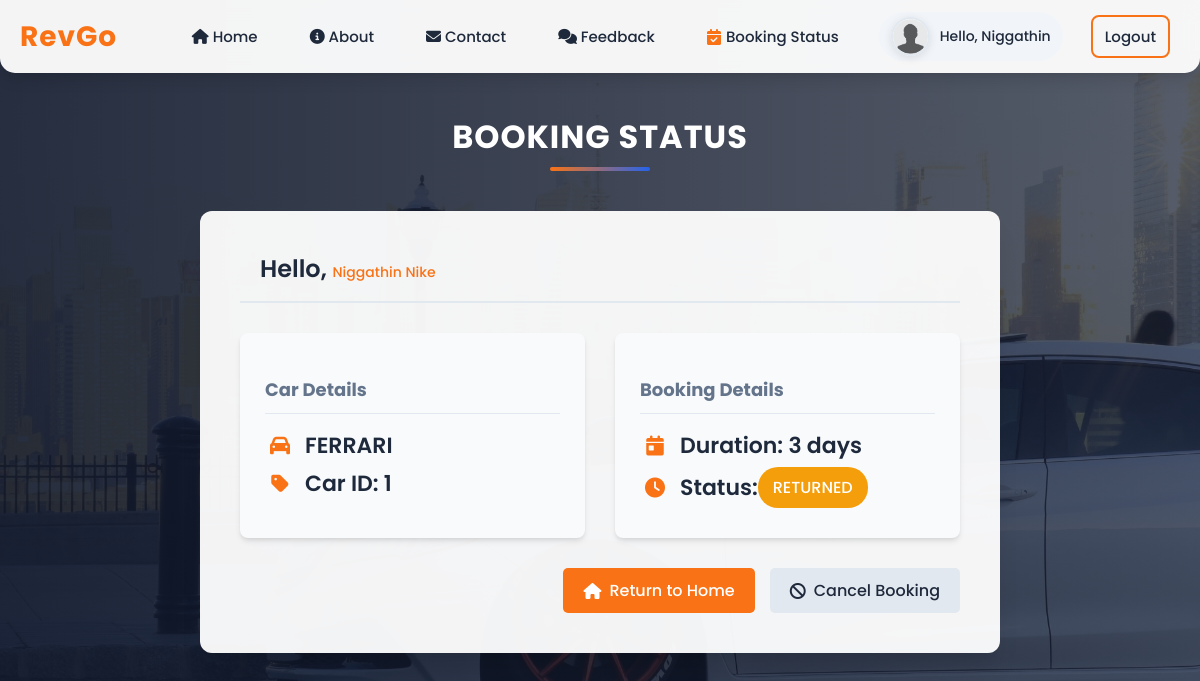
Page /bookinstatus.php (signed in) on the committed database.
### tables this page shows
CREATE TABLE `users` (
  `FNAME` varchar(255) NOT NULL,
  `LNAME` varchar(255) NOT NULL,
  `EMAIL` varchar(255) NOT NULL,
  `LIC_NUM` varchar(255) NOT NULL,
  `PHONE_NUMBER` bigint(11) NOT NULL,
  `PASSWORD` varchar(255) NOT NULL,
  `GENDER` varchar(255) NOT NULL
);

CREATE TABLE `cars` (
  `CAR_ID` int(11) NOT NULL,
  `CAR_NAME` varchar(255) NOT NULL,
  `FUEL_TYPE` varchar(255) NOT NULL,
  `CAPACITY` int(11) NOT NULL,
  `PRICE` int(11) NOT NULL,
  `CAR_IMG` varchar(255) NOT NULL,
  `AVAILABLE` varchar(255) NOT NULL
);

CREATE TABLE `booking` (
  `BOOK_ID` int(11) NOT NULL,
  `CAR_ID` int(11) NOT NULL,
  `EMAIL` varchar(255) NOT NULL,
  `BOOK_PLACE` varchar(255) NOT NULL,
  `BOOK_DATE` date NOT NULL,
  `DURATION` int(11) NOT NULL,
  `PHONE_NUMBER` bigint(20) NOT NULL,
  `DESTINATION` varchar(255) NOT NULL,
  `RETURN_DATE` date NOT NULL,
  `PRICE` int(11) NOT NULL,
  `BOOK_STATUS` varchar(255) NOT NULL DEFAULT 'UNDER PROCESSING'
);

### bookinstatus.php (the view, shortened to what this page needs)
<?php
    require_once('connection.php');
    $email = $_SESSION['email'] ?? '';
    $sql="select * from booking where EMAIL='$email' order by BOOK_ID DESC LIMIT 1";
    $name = mysqli_query($con,$sql);
    $rows=mysqli_fetch_assoc($name);
    $sql2="select * from users where EMAIL='$email'";
    $name2 = mysqli_query($con,$sql2);
    $rows2=mysqli_fetch_assoc($name2);
    if($rows==null){
        echo '<script>alert("THERE ARE NO BOOKING DETAILS")</script>';
        echo '<script> window.location.href = "cardetails.php";</script>';
    }
    else{
    $car_id=$rows['CAR_ID'];
    $sql3="select * from cars where CAR_ID='$car_id'";
    $name3 = mysqli_query($con,$sql3);
    $rows3=mysqli_fetch_assoc($name3);
    }
?>
<!DOCTYPE html>
<html lang="en">
<head>
    <link rel="stylesheet" href="css/navbar.css">
    <link rel="stylesheet" href="https://cdnjs.cloudflare.com/ajax/libs/font-awesome/6.4.0/css/all.min.css">
</head>
<body>
    <?php include('navbar.php'); ?>
    <h1 class="page-title">Booking Status</h1>
    <?php if($rows==null): ?>
    <div class="booking-container no-bookings">
        <h2>No Booking Details Available</h2>
        <p>You haven't made any bookings yet. Explore our car selection and book your first ride!</p>
        <a href="cardetails.php" class="action-btn primary"><i class="fas fa-car"></i> Browse Cars</a>
    </div>
    <?php else: ?>
    <div class="booking-container">
        <div class="booking-header">
            <div class="user-greeting">Hello, <span class="user-name"><?php echo $rows2['FNAME']." ".$rows2['LNAME']; ?></span></div>
        </div>
        <div class="booking-details">
            <div class="booking-info">
                <h3>Car Details</h3>
                <p><i class="fas fa-car"></i> <?php echo $rows3['CAR_NAME']; ?></p>
                <p><i class="fas fa-tag"></i> Car ID: <?php echo $rows['CAR_ID']; ?></p>
            </div>
            <div class="booking-info">
                <h3>Booking Details</h3>
                <p><i class="fas fa-calendar-day"></i> Duration: <?php echo $rows['DURATION']; ?> days</p>
                <p><i class="fas fa-clock"></i> Status:
                    <span class="status <?php
                        echo strtolower($rows['BOOK_STATUS']) == 'confirmed' ? 'confirmed' :
                            (strtolower($rows['BOOK_STATUS']) == 'cancelled' ? 'cancelled' : 'pending');
                    ?>">
                        <?php echo $rows['BOOK_STATUS']; ?>
                    </span>
                </p>
         </div>
     </div>
        <div class="actions">
            <a href="cardetails.php" class="action-btn primary"><i class="fas fa-home"></i> Return to Home</a>
            <?php if(strtolower($rows['BOOK_STATUS']) != 'cancelled'): ?>
            <a href="cancelbooking.php" class="action-btn secondary"><i class="fas fa-ban"></i> Cancel Booking</a>
            <?php endif; ?>
        </div>
    </div>
    <?php endif; ?>
</body>
</html>

### navbar.php (shortened to what this page needs)
<?php
$currentPage = basename($_SERVER['PHP_SELF']);
$isLoggedIn = isset($_SESSION['email']) && !empty($_SESSION['email']);
$userData = null;
if ($isLoggedIn && isset($con)) {
    $email = $_SESSION['email'];
    $userQuery = "SELECT * FROM users WHERE EMAIL='$email'";
    $userResult = mysqli_query($con, $userQuery);
    if ($userResult) {
        $userData = mysqli_fetch_assoc($userResult);
    }
}
?>
<div class="navbar">
    <div class="container">
        <a href="<?php echo $isLoggedIn ? 'cardetails.php' : 'index.php'; ?>" class="logo">RevGo</a>
        <div class="menu">
            <ul>
                <li><a href="<?php echo $isLoggedIn ? 'cardetails.php' : 'index.php'; ?>"<?php if($currentPage == 'cardetails.php' || $currentPage == 'index.php') echo ' class="active"'; ?>><i class="fas fa-home"></i> Home</a></li>
                <li><a href="<?php echo $isLoggedIn ? 'aboutus2.html' : 'aboutus.html'; ?>"<?php if($currentPage == 'aboutus.html' || $currentPage == 'aboutus2.html') echo ' class="active"'; ?>><i class="fas fa-info-circle"></i> About</a></li>
                <li><a href="<?php echo $isLoggedIn ? 'contactus2.html' : 'contactus.html'; ?>"<?php if($currentPage == 'contactus.html' || $currentPage == 'contactus2.html') echo ' class="active"'; ?>><i class="fas fa-envelope"></i> Contact</a></li>
                <?php if($isLoggedIn): ?>
                <li><a href="feedback/Feedbacks.php"<?php if($currentPage == 'Feedbacks.php') echo ' class="active"'; ?>><i class="fas fa-comments"></i> Feedback</a></li>
                <li><a href="bookinstatus.php" class="book-status"<?php if($currentPage == 'bookinstatus.php') echo ' class="active"'; ?>><i class="fas fa-calendar-check"></i> Booking Status</a></li>
                <li>
                    <div class="user-profile">
                        <img src="images/profile.png" alt="User Profile">
                        <span class="user-name">Hello, <?php
                            if ($userData && isset($userData['FNAME'])) {
                                echo $userData['FNAME'];
                            } elseif (isset($rows) && isset($rows['FNAME'])) {
                                echo $rows['FNAME'];
                            } else {
                                echo 'Guest';
                            }
                        ?></span>
                    </div>
                </li>
                <li><a href="logout.php" class="logout-btn">Logout</a></li>
                <?php else: ?>
                <li><a href="adminlogin.php" class="adminbtn">Admin Login</a></li>
                <?php endif; ?>
            </ul>
        </div>
    </div>
</div>

### css/navbar.css (style rules this page uses)
:root { --primary: #2563eb; --primary-light: #3b82f6; --primary-dark: #1d4ed8; --secondary: #f97316; --secondary-dark: #ea580c; --text-dark: #1e293b; --text-light: #64748b; --bg-light: #f8fafc; --white: #ffffff; --gray-100: #f1f5f9; --gray-200: #e2e8f0; --transition: all 0.3s ease; --shadow: 0 4px 6px -1px rgba(0, 0, 0, 0.1), 0 2px 4px -1px rgba(0, 0, 0, 0.06); --shadow-md: 0 10px 15px -3px rgba(0, 0, 0, 0.1), 0 4px 6px -2px rgba(0, 0, 0, 0.05); --shadow-lg: 0 20px 25px -5px rgba(0, 0, 0, 0.1), 0 10px 10px -5px rgba(0, 0, 0, 0.04); --border-radius: 12px; --border-radius-sm: 8px; --navbar-radius: 0 0 15px 15px; }
.navbar { background-color: rgba(255, 255, 255, 0.95); box-shadow: var(--shadow-md); position: sticky; top: 0; z-index: 100; padding: 12px 0; transition: all 0.4s ease; backdrop-filter: blur(10px); -webkit-backdrop-filter: blur(10px); width: 100%; border-radius: var(--navbar-radius); }
.navbar .container { max-width: 1200px; margin: 0 auto; display: flex; justify-content: space-between; align-items: center; padding: 0 20px; }
.logo { color: var(--secondary); font-size: 28px; font-weight: 700; text-decoration: none; letter-spacing: 1px; position: relative; display: flex; align-items: center; transition: transform 0.3s ease; }
.logo::before { content: ''; position: absolute; bottom: -5px; left: 0; width: 0; height: 3px; background: linear-gradient(90deg, var(--secondary), var(--primary)); transition: width 0.3s ease; }
.menu ul { display: flex; list-style: none; align-items: center; margin: 0; padding: 0; gap: 8px; }
.menu ul li { margin: 0 10px; position: relative; }
.menu ul li a { text-decoration: none; color: var(--text-dark); font-weight: 500; font-size: 15px; transition: all 0.3s ease; position: relative; padding: 8px 12px; border-radius: 8px; }
.menu ul li a::after { content: ''; position: absolute; width: 0; height: 2px; background-color: var(--secondary); bottom: 0; left: 50%; transform: translateX(-50%); transition: width 0.3s ease; }
.user-profile { display: flex; align-items: center; background-color: var(--gray-100); padding: 5px 12px; border-radius: 30px; transition: all 0.3s ease; }
.user-profile img { width: 35px; height: 35px; border-radius: 50%; object-fit: cover; margin-right: 10px; border: 2px solid var(--gray-200); transition: transform 0.3s ease, border-color 0.3s ease; box-shadow: 0 2px 8px rgba(0,0,0,0.1); }
.user-name { font-weight: 500; font-size: 14px; color: var(--text-dark); }
.logout-btn, .adminbtn { background-color: transparent; border: 2px solid var(--secondary); color: var(--text-dark); padding: 8px 18px; border-radius: 25px; font-size: 14px; font-weight: 500; cursor: pointer; transition: all 0.3s ease; text-decoration: none; display: inline-block; }
.logout-btn::after, .adminbtn::after { display: none; }
.book-status { display: flex; align-items: center; color: var(--text-dark); text-decoration: none; font-weight: 500; font-size: 14px; transition: all 0.3s ease; position: relative; padding: 8px 12px; border-radius: 8px; }
.book-status i { margin-right: 5px; font-size: 16px; color: var(--secondary); }
.book-status::after { content: ''; position: absolute; width: 0; height: 2px; background-color: var(--secondary); bottom: 0; left: 50%; transform: translateX(-50%); transition: width 0.3s ease; }

### rows in the picture
users: FNAME "Niggathin", LNAME "Nike"
cars: CAR_NAME "FERRARI"
booking: CAR_ID "1", DURATION "3", BOOK_STATUS "RETURNED"
